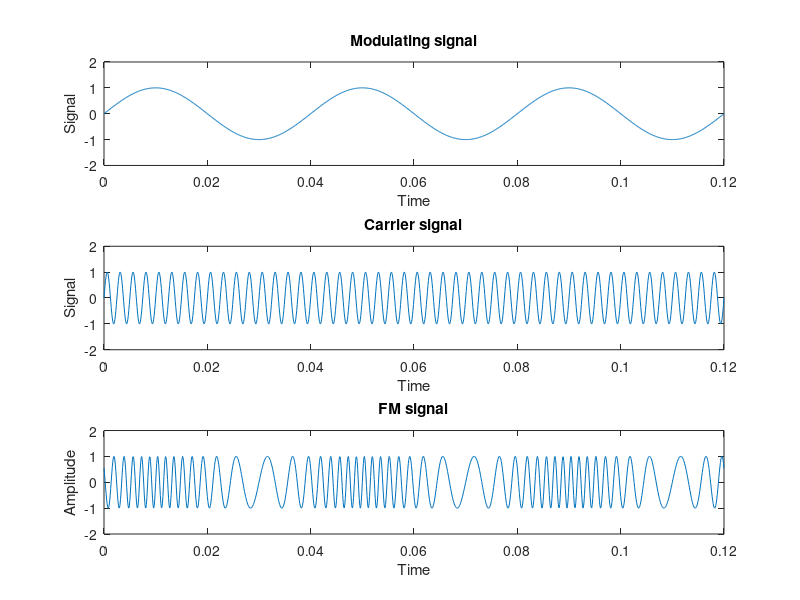
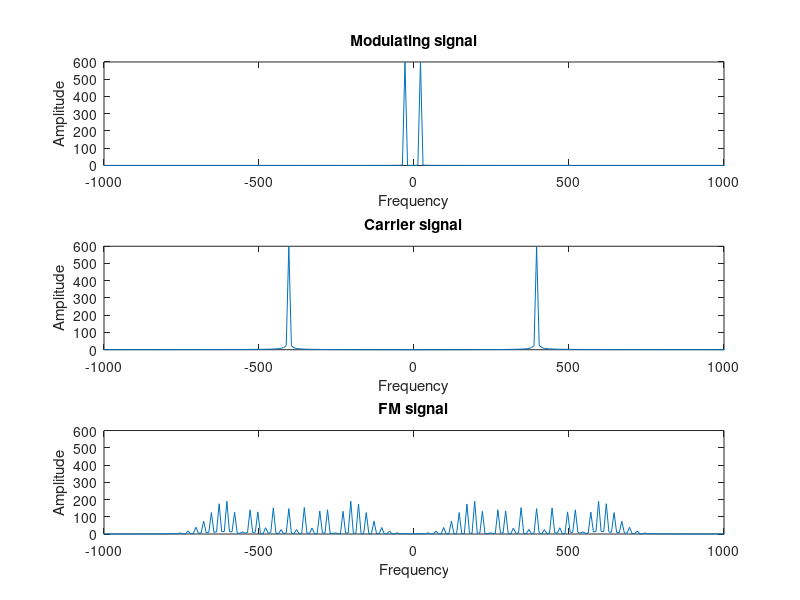

Here is the MATLAB script that generated these plots, in order:
clc; %clearing console

fm = 25;
fc = 400;
mi = 10;
t = 0:0.0001:0.12;

m = sin(2*pi*fm*t);
c = sin(2*pi*fc*t);
y = sin(2*pi*fc*t + (mi.*-cos(2*pi*fm*t)));

figure("name", "Time Domain");
subplot(311); plot(t,m); ylim([-2 2]);
ylabel('Signal'); xlabel('Time'); title('Modulating signal');
subplot(3,1,2); plot(t,c); ylim([-2 2]);
ylabel('Signal'); xlabel('Time'); title('Carrier signal');
subplot(313); plot(t,y); ylim([-2 2]);
ylabel('Amplitude'); xlabel('Time'); title('FM signal');

Fs = 10000;
y1 = fftshift(fft(m,length(m)));
N1 = length(y1);
n1 = (-0.5:1/N1:0.5-1/N1)*Fs;
f1 = sqrt(y1.*conj(y1));
y2 = fftshift(fft(c,length(c)));
N2 = length(y2);
n2 = (-0.5:1/N2:0.5-1/N2)*Fs;
f2 = sqrt(y2.*conj(y2));
y3 = fftshift(fft(y,length(y)));
N3 = length(y3);
n3 = (-0.5:1/N3:0.5-1/N3)*Fs;
f3 = sqrt(y3.*conj(y3));

figure("name", "Frequency Domain");
subplot(311); plot(n1,f1); ylim([0 600]); xlim([-1000 1000]);
ylabel('Amplitude'); xlabel('Frequency'); title('Modulating signal');
subplot(312); plot(n2,f2); ylim([0 600]); xlim([-1000 1000]);
ylabel('Amplitude'); xlabel('Frequency'); title('Carrier signal');
subplot(313); plot(n3,f3); ylim([0 600]); xlim([-1000 1000]);
ylabel('Amplitude'); xlabel('Frequency'); title('FM signal');